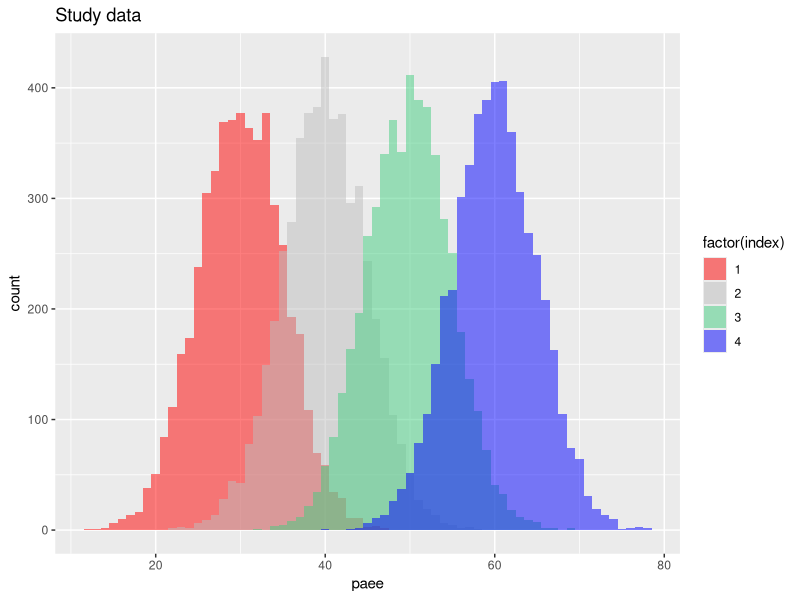
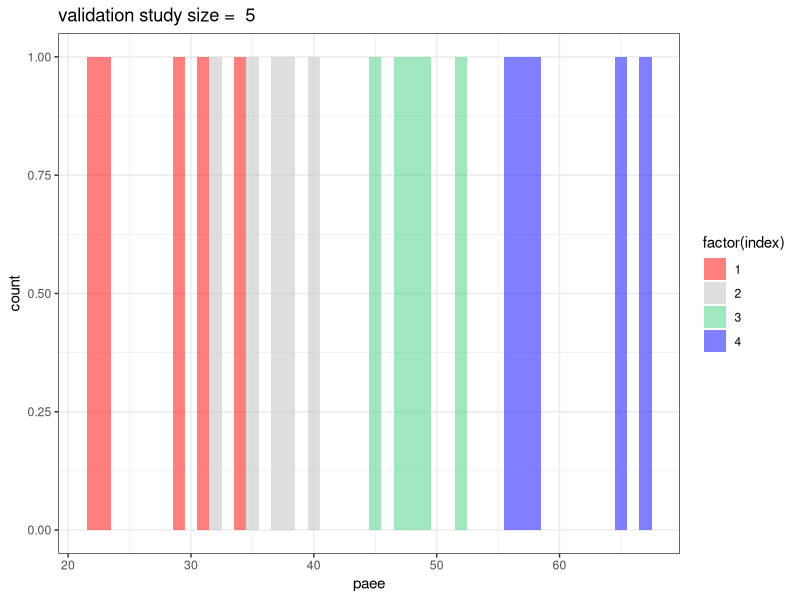
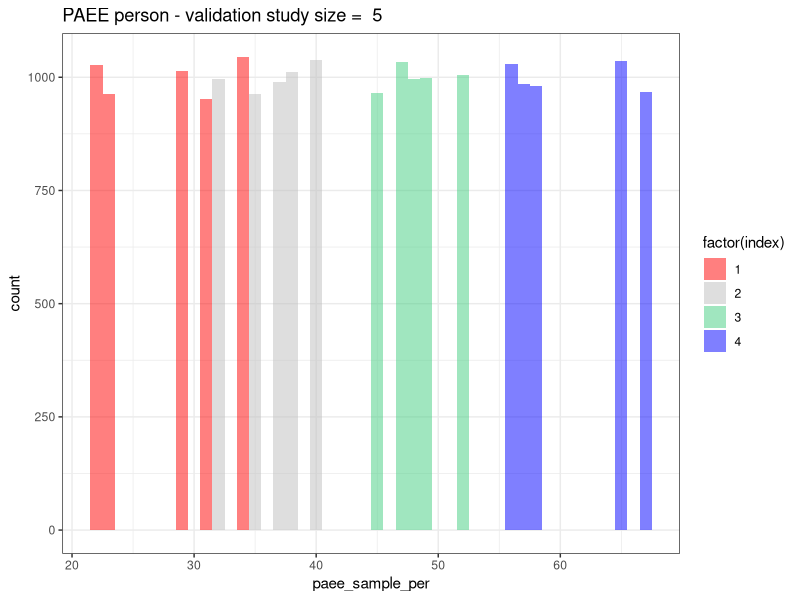
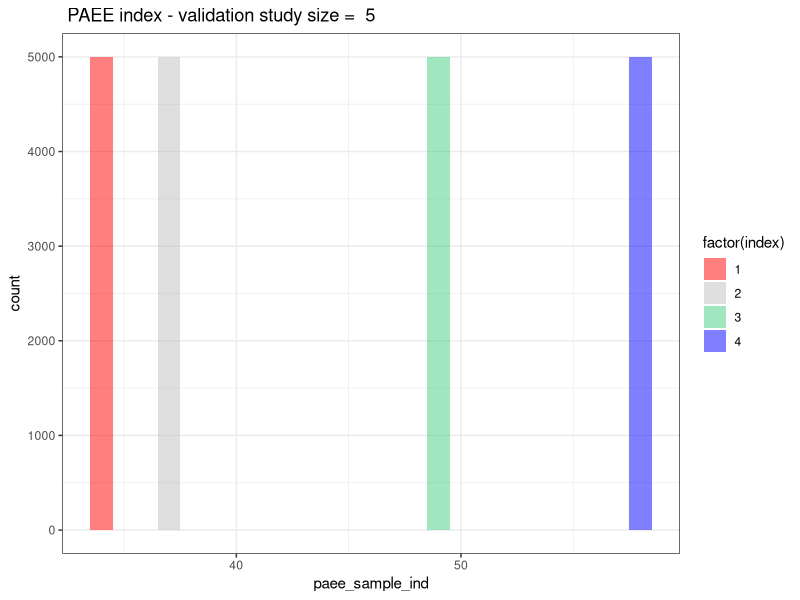
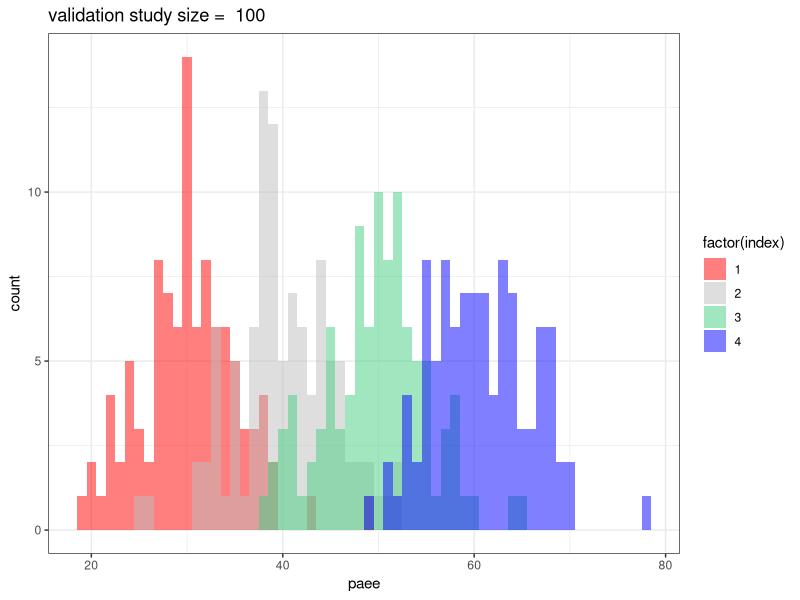
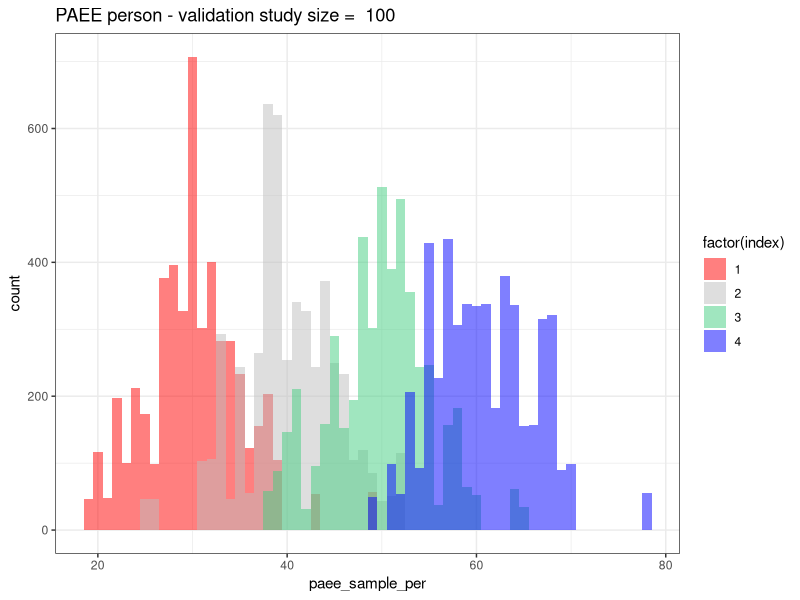
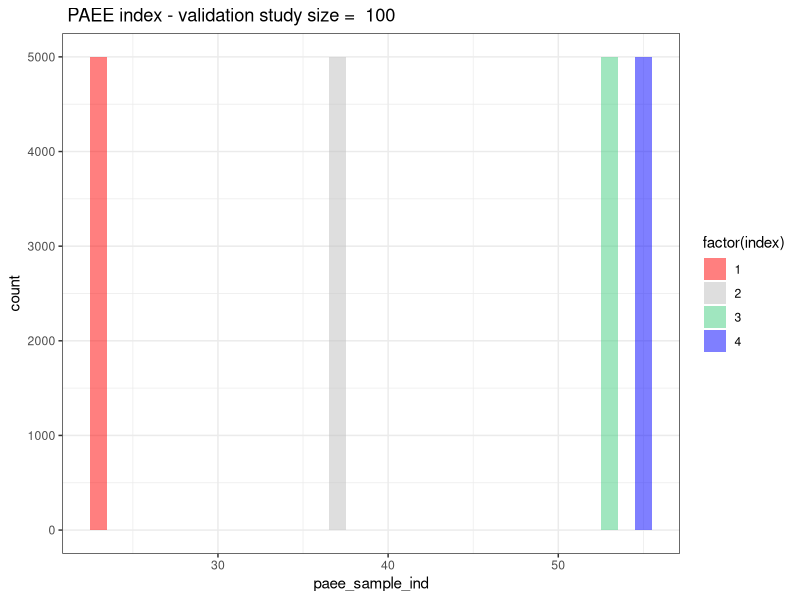
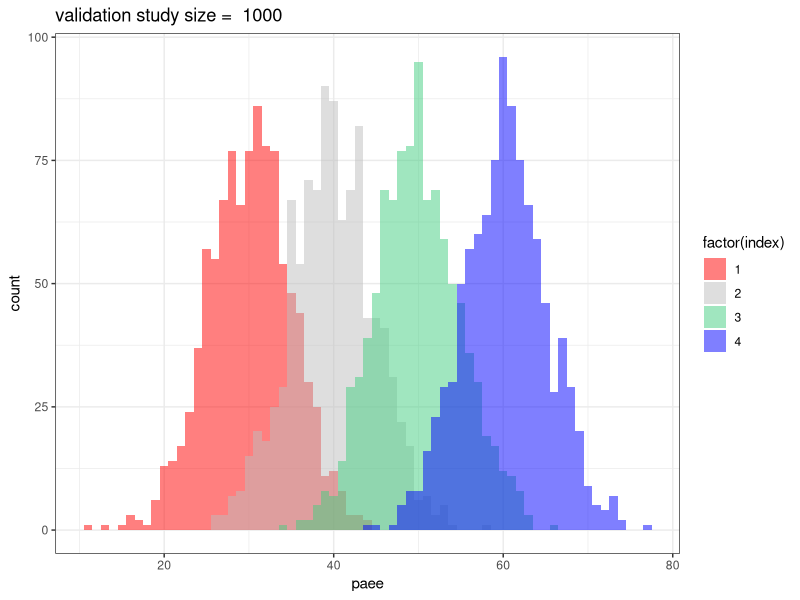

Write R code to recreate these figures, in order. (Note: this script raises an error after producing the figures.)
# Using size_investigation as a template, this refactored code attempts to
# reduce time to run code and allow investigation of factors such as:
# 1. size of validation study,
# 2. amount of overlap,
# 3. number of index levels,
# 4. Type of draw - per person or per index etc.

## Author: Tom Bishop
## Date: 23.01.2017

###############################################################################
########################### DATA AND SETTINGS #################################
###############################################################################
setwd('V:/Studies/InterConnect/Internal/Latent variable harmonisation/plots')
library(ggplot2)

## Seed and directory for plots of seed
seed <- 700
set.seed(seed)
seedPath <- paste0('seed_',seed,sep="")
dir.create(seedPath)
## Parameters
# The linear correlation coefficient between exposure and outcome.
set_beta <- 0.5
constant <- 20

# Index properties (Assumption that they are Gaussian).
# Indicator is just a name
stdDevs <- c(5,10,15)
final_output_list <- vector("list", length(stdDevs))
for (s in 1:length(stdDevs)){
  indices <- data.frame (mean=c(30, 40, 50, 60), std_dev = c(stdDevs[s], stdDevs[s], stdDevs[s], stdDevs[s]), index_indicator = c(1,2,3,4))

  # Defines runs to do with different sizes of validation study
  # So if there a 5 numbers in the vector c(5,10,25,50,100)
  # Then a simulation of x trials will be run for each of these
  # different sized validation studies
  # validation_index_size <- c(seq(5,95, 10), seq(100, 1000, 100)) 
  # validation_index_size <- 5
  validation_index_size <- c(5,100, 1000)  

  study_index_size = 5000


  numtrials <- 10 # number of draws

  results_df <- data.frame()

  ## Study Data
  #build empty data frame for our study data
  study_data = data.frame(index = rep(x = indices$index_indicator,each = study_index_size ))
  # for each index, pick all the values (defined by study_index_size) at once
  study_data$paee = unlist(unname(lapply(X = split(x = indices, f = as.factor(indices$index_indicator)), 
                                        FUN = function(x){
                                            output = rnorm(n = study_index_size, mean = x$mean, sd = x$std_dev)
                                            return (output)
                                        })))
  # generate our outcome variable plus some noise
  study_data$foo <-   rnorm(length(study_data$paee),(set_beta*study_data$paee) + constant,10)


  # plot the study data so we can see what it looks like
  mypath <- file.path(getwd(),seedPath,paste0('studyData',indices$std_dev[1],'_numtrials_',numtrials,'.png',sep=""))
  png(file=mypath, width = 1260, height = 940, res = 300)
  print(ggplot(study_data,aes(x=paee,group=index,fill=factor(index)))+
          geom_histogram(position="identity",alpha=0.5,binwidth=1)+
          ggtitle(label = "Study data")+scale_fill_manual(values = c("red", "grey", "seagreen3","blue")))
  dev.off()

  # this loop is for the different sizes of validation study
  for (i in 1:length(validation_index_size)) {

    #create index column
    validation_study = data.frame(index = rep(x = indices$index_indicator,each = validation_index_size[i]))

    #for each index, pick all the values at once from the appropriate distribution
    validation_study$paee = unlist(unname(lapply(X = split(x = indices, f = as.factor(indices$index_indicator)), 
      FUN = function(x){
        output = rnorm(n = validation_index_size[i], mean = x$mean, sd = x$std_dev)
        return (output)
      })))

    # plot the validation study so we can see what it looks like
    mypath <- file.path(getwd(),seedPath,paste0('validationData',validation_index_size[i],'_stdev',indices$std_dev[1],'_numtrials_',numtrials,'.png',sep=""))
    png(file=mypath, width = 1260, height = 940, res = 300)
    print(ggplot(validation_study,aes(x=paee,group=index,fill=factor(index)))+
      geom_histogram(position="identity",alpha=0.5,binwidth=1)+
      theme_bw()+ggtitle(label = paste("validation study size = ",validation_index_size[i]))+
      scale_fill_manual(values = c("red", "grey", "seagreen3","blue")))
    dev.off()

    # Initialise some structures to store coeffcients
    betas_per <- vector("numeric")
    std_errs_per <- vector("numeric")

    betas_ind <- vector("numeric")
    std_errs_ind <- vector("numeric")

    for (j in 1:numtrials){
      # we assign random values from each category list of the validation set for each participant in the
      # study data set and then find the regression equation using this data. 
      # store the regression coefficient into list to create a dataframe afterwards

      # this is a draw per person, although it is done on a per index basis
      # for example if there are 100 people in the index it draws 100
      # values from the appropriate validation study index at once
      study_data$paee_sample_per <- unlist(unname(lapply(X = split(x=validation_study$paee, f= as.factor(validation_study$index)),
                                FUN = sample, size = study_index_size,replace=TRUE)))

      # this is a value per index
      # for example if there are 100 people in the index it draws one
      # value from the appropriate validation study index
      # and duplicates this same value 100 times for each person
      study_data$paee_sample_ind <- unlist(unname(lapply(X = split(x=validation_study$paee, f= as.factor(validation_study$index)),
                                FUN = function(paee_vals){
                                    output = rep(x = sample(x = paee_vals, size = 1), times = study_index_size)
                                    return(output)
                                  
                                 })))

      # calculate and store the coefficients per person
      reg_out_per <- lm(formula=foo~paee_sample_per, data=study_data)
      reg_coeff_per <- reg_out_per$coefficients["paee_sample_per"]
      reg_std_per <- (summary(reg_out_per)$coefficients[,"Std. Error"])["paee_sample_per"]
      betas_per <- c(betas_per, reg_coeff_per)
      std_errs_per <- c(std_errs_per, reg_std_per)

      # calculate and store the coefficients per index
      reg_out_ind <- lm(formula=foo~paee_sample_ind, data=study_data)
      reg_coeff_ind <- reg_out_ind$coefficients["paee_sample_ind"]
      reg_std_ind <- (summary(reg_out_ind)$coefficients[,"Std. Error"])["paee_sample_ind"]
      betas_ind <- c(betas_ind, reg_coeff_ind)
      std_errs_ind <- c(std_errs_ind, reg_std_ind)
    }

    #for visualisation, plot the last per person set of values
    mypath <- file.path(getwd(),seedPath,paste0('perPerson',validation_index_size[i],'_stdev',indices$std_dev[1],'_numtrials_',numtrials,'.png',sep=""))
    png(file=mypath, width = 1260, height = 940, res = 300)
    print(ggplot(study_data,aes(x=paee_sample_per,group=index,fill=factor(index)))+
      geom_histogram(position="identity",alpha=0.5,binwidth=1)+theme_bw()+
      ggtitle(label = paste("PAEE person - validation study size = ",validation_index_size[i]))+
      scale_fill_manual(values = c("red", "grey", "seagreen3","blue")))
    dev.off()

    #for visualisation, plot the last per index set of values
    mypath <- file.path(getwd(),seedPath,paste0('perIndex',validation_index_size[i],'_stdev',indices$std_dev[1],'_numtrials_',numtrials,'.png',sep=""))
    png(file=mypath, width = 1260, height = 940, res = 300)
    print(ggplot(study_data,aes(x=paee_sample_ind,group=index,fill=factor(index)))+
      geom_histogram(position="identity",alpha=0.5,binwidth=1)+theme_bw()+
      ggtitle(label = paste(" PAEE index - validation study size = ",validation_index_size[i]))+
      scale_fill_manual(values = c("red", "grey", "seagreen3","blue")))
    dev.off()

    # Do the regression using validation study means (for comparison)
    study_data$paee_sample_ind_mean <- unlist(unname(lapply(X = split(x=validation_study$paee, f= as.factor(validation_study$index)),
                                                          FUN = function(paee_vals){
                                                            output = rep(x = mean(paee_vals), times = study_index_size)
                                                            return(output)
                                                          })))   

    reg_out_ind_mean <- lm(formula=foo~paee_sample_ind_mean, data=study_data)
    reg_coeff_ind_mean <- reg_out_ind_mean$coefficients["paee_sample_ind_mean"]
    reg_std_ind_mean <- (summary(reg_out_ind_mean)$coefficients[,"Std. Error"])["paee_sample_ind_mean"]

    # Store values into dataframe
    results <- as.data.frame(c(1:numtrials))
    colnames(results) <- c("Trial")
    results$valid_size <- rep(x=validation_index_size[i], times = numtrials)
    results$reg_coeff_per <- betas_per
    results$reg_stdError_per <- std_errs_per
    results$reg_coeff_ind <- betas_ind
    results$reg_stdError_ind <- std_errs_ind
    results$reg_coeff_per_mean <- reg_coeff_ind_mean
    results$reg_stdError_per_mean <- reg_std_ind_mean
    results_df <- rbind(results_df, results)

  }
  # Summarizing the results dataframe
  temp_output <- aggregate(results_df[,3:8], by=list(valid_size = results_df$valid_size), quantile, probs=c(0.05,0.5,0.95), names=TRUE)
  final_output = data.frame(trials = temp_output[,1])

  for (k in 2:ncol(temp_output)){
    temp = as.data.frame(temp_output[,k])
    colnames(temp) <- paste(colnames(temp_output)[k], colnames(temp), sep = "_")
    final_output = cbind(final_output, temp)
  }


  fileName <- paste0('V:/Studies/InterConnect/Internal/Latent variable harmonisation/plots/',seedPath,'/final_output_stdev_',indices$std_dev[1],'_numtrials_',numtrials,'.csv', sep="")
  write.csv(final_output, file = fileName, row.names=TRUE, col.names=TRUE)

  # saving that output into the list
  final_output_list[[s]] <- final_output
}
